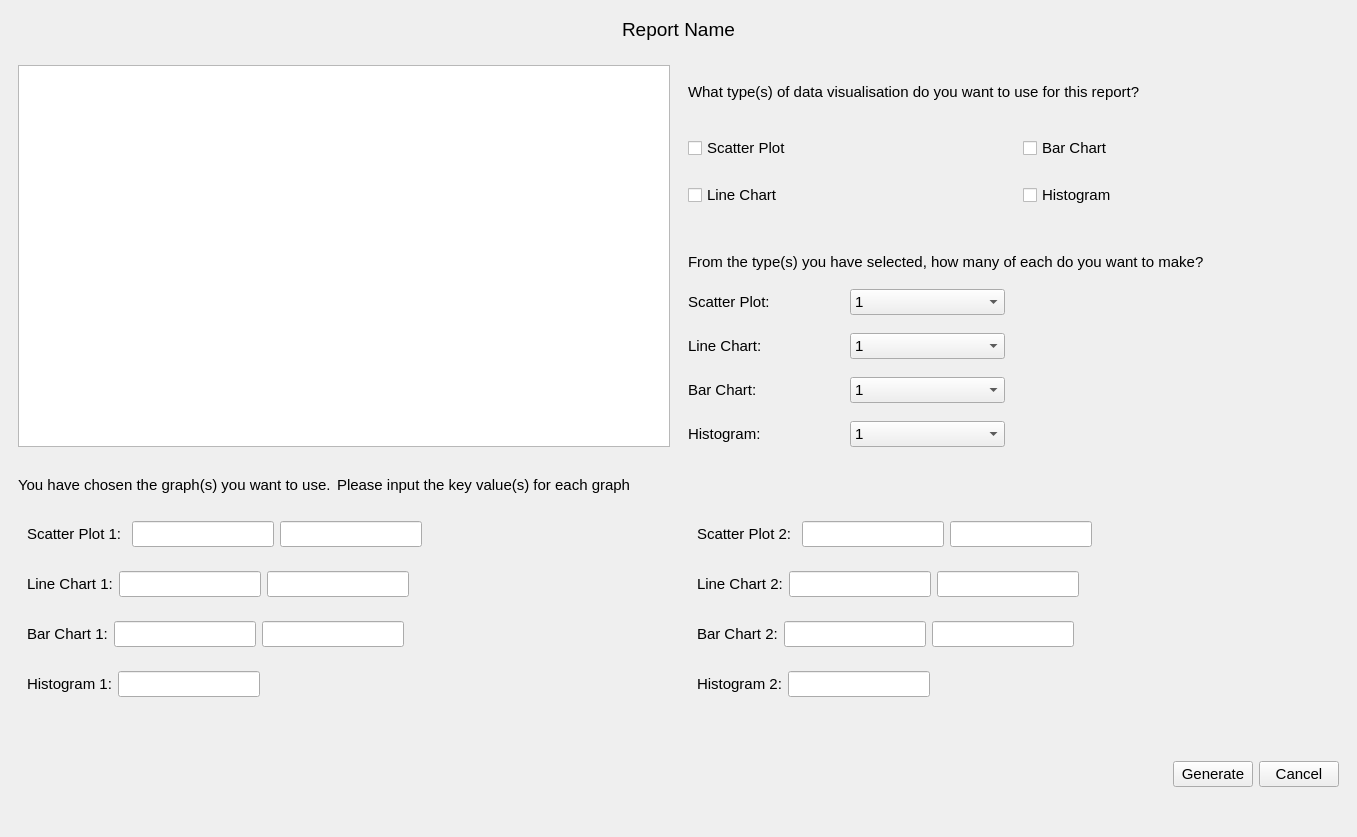
<?xml version="1.0" encoding="UTF-8"?>
<ui version="4.0">
 <class>ConstructReport</class>
 <widget class="QMainWindow" name="ConstructReport">
  <property name="geometry">
   <rect>
    <x>0</x>
    <y>0</y>
    <width>1357</width>
    <height>837</height>
   </rect>
  </property>
  <property name="windowTitle">
   <string>MainWindow</string>
  </property>
  <widget class="QWidget" name="centralwidget">
   <layout class="QVBoxLayout" name="verticalLayout">
    <item alignment="Qt::AlignHCenter|Qt::AlignTop">
     <widget class="QWidget" name="widget" native="true">
      <property name="font">
       <font>
        <pointsize>14</pointsize>
       </font>
      </property>
      <layout class="QVBoxLayout" name="verticalLayout_2">
       <item>
        <widget class="QLabel" name="report_name_label">
         <property name="text">
          <string>Report Name</string>
         </property>
        </widget>
       </item>
      </layout>
     </widget>
    </item>
    <item>
     <widget class="QWidget" name="widget_2" native="true">
      <property name="sizePolicy">
       <sizepolicy hsizetype="Preferred" vsizetype="Expanding">
        <horstretch>0</horstretch>
        <verstretch>0</verstretch>
       </sizepolicy>
      </property>
      <layout class="QVBoxLayout" name="verticalLayout_3">
       <property name="spacing">
        <number>0</number>
       </property>
       <property name="leftMargin">
        <number>0</number>
       </property>
       <property name="topMargin">
        <number>0</number>
       </property>
       <property name="rightMargin">
        <number>0</number>
       </property>
       <property name="bottomMargin">
        <number>0</number>
       </property>
       <item>
        <widget class="QWidget" name="widget_4" native="true">
         <property name="minimumSize">
          <size>
           <width>0</width>
           <height>400</height>
          </size>
         </property>
         <layout class="QHBoxLayout" name="horizontalLayout_2">
          <property name="spacing">
           <number>0</number>
          </property>
          <property name="leftMargin">
           <number>0</number>
          </property>
          <property name="topMargin">
           <number>0</number>
          </property>
          <property name="rightMargin">
           <number>0</number>
          </property>
          <property name="bottomMargin">
           <number>0</number>
          </property>
          <item>
           <widget class="QWidget" name="widget_6" native="true">
            <layout class="QVBoxLayout" name="verticalLayout_4">
             <item>
              <widget class="QTableWidget" name="table_show_report">
               <property name="sizePolicy">
                <sizepolicy hsizetype="Preferred" vsizetype="Preferred">
                 <horstretch>0</horstretch>
                 <verstretch>0</verstretch>
                </sizepolicy>
               </property>
              </widget>
             </item>
            </layout>
           </widget>
          </item>
          <item>
           <widget class="QWidget" name="widget_7" native="true">
            <property name="font">
             <font>
              <pointsize>11</pointsize>
             </font>
            </property>
            <layout class="QVBoxLayout" name="verticalLayout_5">
             <property name="spacing">
              <number>0</number>
             </property>
             <property name="leftMargin">
              <number>0</number>
             </property>
             <property name="rightMargin">
              <number>0</number>
             </property>
             <property name="bottomMargin">
              <number>0</number>
             </property>
             <item>
              <widget class="QWidget" name="widget_8" native="true">
               <layout class="QVBoxLayout" name="verticalLayout_6">
                <property name="spacing">
                 <number>0</number>
                </property>
                <property name="leftMargin">
                 <number>0</number>
                </property>
                <property name="rightMargin">
                 <number>0</number>
                </property>
                <property name="bottomMargin">
                 <number>0</number>
                </property>
                <item alignment="Qt::AlignTop">
                 <widget class="QWidget" name="widget_13" native="true">
                  <layout class="QVBoxLayout" name="verticalLayout_9">
                   <item>
                    <widget class="QLabel" name="label_2">
                     <property name="text">
                      <string>What type(s) of data visualisation do you want to use for this report?</string>
                     </property>
                    </widget>
                   </item>
                  </layout>
                 </widget>
                </item>
                <item>
                 <widget class="QWidget" name="widget_10" native="true">
                  <property name="sizePolicy">
                   <sizepolicy hsizetype="Preferred" vsizetype="MinimumExpanding">
                    <horstretch>0</horstretch>
                    <verstretch>0</verstretch>
                   </sizepolicy>
                  </property>
                  <layout class="QHBoxLayout" name="horizontalLayout_3">
                   <property name="spacing">
                    <number>0</number>
                   </property>
                   <property name="leftMargin">
                    <number>0</number>
                   </property>
                   <property name="topMargin">
                    <number>0</number>
                   </property>
                   <property name="rightMargin">
                    <number>0</number>
                   </property>
                   <property name="bottomMargin">
                    <number>0</number>
                   </property>
                   <item>
                    <widget class="QWidget" name="widget_11" native="true">
                     <layout class="QVBoxLayout" name="verticalLayout_7">
                      <item>
                       <widget class="QCheckBox" name="scatterCB">
                        <property name="text">
                         <string>Scatter Plot</string>
                        </property>
                       </widget>
                      </item>
                      <item>
                       <widget class="QCheckBox" name="lineChartCB">
                        <property name="text">
                         <string>Line Chart</string>
                        </property>
                       </widget>
                      </item>
                     </layout>
                    </widget>
                   </item>
                   <item>
                    <widget class="QWidget" name="widget_12" native="true">
                     <layout class="QVBoxLayout" name="verticalLayout_8">
                      <item>
                       <widget class="QCheckBox" name="barChartCB">
                        <property name="text">
                         <string>Bar Chart</string>
                        </property>
                       </widget>
                      </item>
                      <item>
                       <widget class="QCheckBox" name="histogramCB">
                        <property name="text">
                         <string>Histogram</string>
                        </property>
                       </widget>
                      </item>
                     </layout>
                    </widget>
                   </item>
                  </layout>
                 </widget>
                </item>
               </layout>
              </widget>
             </item>
             <item>
              <widget class="QWidget" name="widget_9" native="true">
               <property name="sizePolicy">
                <sizepolicy hsizetype="Preferred" vsizetype="MinimumExpanding">
                 <horstretch>0</horstretch>
                 <verstretch>0</verstretch>
                </sizepolicy>
               </property>
               <layout class="QVBoxLayout" name="verticalLayout_10">
                <property name="spacing">
                 <number>0</number>
                </property>
                <property name="leftMargin">
                 <number>0</number>
                </property>
                <property name="rightMargin">
                 <number>0</number>
                </property>
                <property name="bottomMargin">
                 <number>0</number>
                </property>
                <item>
                 <widget class="QWidget" name="widget_20" native="true">
                  <layout class="QVBoxLayout" name="verticalLayout_14">
                   <item>
                    <widget class="QLabel" name="label_7">
                     <property name="text">
                      <string>From the type(s) you have selected, how many of each do you want to make?</string>
                     </property>
                    </widget>
                   </item>
                  </layout>
                 </widget>
                </item>
                <item>
                 <widget class="QWidget" name="widget_32" native="true">
                  <layout class="QHBoxLayout" name="horizontalLayout_14">
                   <property name="spacing">
                    <number>0</number>
                   </property>
                   <property name="leftMargin">
                    <number>0</number>
                   </property>
                   <property name="topMargin">
                    <number>0</number>
                   </property>
                   <property name="rightMargin">
                    <number>0</number>
                   </property>
                   <property name="bottomMargin">
                    <number>0</number>
                   </property>
                   <item>
                    <widget class="QWidget" name="widget_33" native="true">
                     <layout class="QVBoxLayout" name="verticalLayout_20">
                      <property name="spacing">
                       <number>0</number>
                      </property>
                      <property name="leftMargin">
                       <number>0</number>
                      </property>
                      <property name="topMargin">
                       <number>0</number>
                      </property>
                      <property name="rightMargin">
                       <number>0</number>
                      </property>
                      <property name="bottomMargin">
                       <number>0</number>
                      </property>
                      <item>
                       <widget class="QWidget" name="scatterQWidget" native="true">
                        <layout class="QHBoxLayout" name="horizontalLayout_15">
                         <item>
                          <widget class="QLabel" name="label_14">
                           <property name="text">
                            <string>Scatter Plot: </string>
                           </property>
                          </widget>
                         </item>
                         <item>
                          <widget class="QComboBox" name="scatterQ">
                           <item>
                            <property name="text">
                             <string>1</string>
                            </property>
                           </item>
                           <item>
                            <property name="text">
                             <string>2</string>
                            </property>
                           </item>
                          </widget>
                         </item>
                        </layout>
                       </widget>
                      </item>
                      <item>
                       <widget class="QWidget" name="lineQWidget" native="true">
                        <layout class="QHBoxLayout" name="horizontalLayout_11">
                         <item>
                          <widget class="QLabel" name="label_11">
                           <property name="text">
                            <string>Line Chart:</string>
                           </property>
                          </widget>
                         </item>
                         <item>
                          <widget class="QComboBox" name="lineChartQ">
                           <item>
                            <property name="text">
                             <string>1</string>
                            </property>
                           </item>
                           <item>
                            <property name="text">
                             <string>2</string>
                            </property>
                           </item>
                          </widget>
                         </item>
                        </layout>
                       </widget>
                      </item>
                      <item>
                       <widget class="QWidget" name="barQWidget" native="true">
                        <layout class="QHBoxLayout" name="horizontalLayout_13">
                         <item>
                          <widget class="QLabel" name="label_13">
                           <property name="text">
                            <string>Bar Chart:</string>
                           </property>
                          </widget>
                         </item>
                         <item>
                          <widget class="QComboBox" name="barChartQ">
                           <item>
                            <property name="text">
                             <string>1</string>
                            </property>
                           </item>
                           <item>
                            <property name="text">
                             <string>2</string>
                            </property>
                           </item>
                          </widget>
                         </item>
                        </layout>
                       </widget>
                      </item>
                      <item>
                       <widget class="QWidget" name="histogramQWidget" native="true">
                        <layout class="QHBoxLayout" name="horizontalLayout_12">
                         <item>
                          <widget class="QLabel" name="label_12">
                           <property name="text">
                            <string>Histogram:</string>
                           </property>
                          </widget>
                         </item>
                         <item>
                          <widget class="QComboBox" name="histogramQ">
                           <item>
                            <property name="text">
                             <string>1</string>
                            </property>
                           </item>
                           <item>
                            <property name="text">
                             <string>2</string>
                            </property>
                           </item>
                          </widget>
                         </item>
                        </layout>
                       </widget>
                      </item>
                     </layout>
                    </widget>
                   </item>
                   <item>
                    <widget class="QWidget" name="widget_34" native="true">
                     <layout class="QVBoxLayout" name="verticalLayout_21"/>
                    </widget>
                   </item>
                  </layout>
                 </widget>
                </item>
               </layout>
              </widget>
             </item>
            </layout>
           </widget>
          </item>
         </layout>
        </widget>
       </item>
       <item>
        <widget class="QWidget" name="widget_5" native="true">
         <layout class="QVBoxLayout" name="verticalLayout_11">
          <property name="spacing">
           <number>0</number>
          </property>
          <property name="leftMargin">
           <number>0</number>
          </property>
          <property name="topMargin">
           <number>11</number>
          </property>
          <property name="rightMargin">
           <number>0</number>
          </property>
          <property name="bottomMargin">
           <number>0</number>
          </property>
          <item alignment="Qt::AlignLeft|Qt::AlignTop">
           <widget class="QWidget" name="widget_14" native="true">
            <property name="font">
             <font>
              <pointsize>11</pointsize>
             </font>
            </property>
            <layout class="QHBoxLayout" name="horizontalLayout_5">
             <item>
              <widget class="QLabel" name="label_3">
               <property name="text">
                <string>You have chosen the graph(s) you want to use.</string>
               </property>
              </widget>
             </item>
             <item>
              <widget class="QLabel" name="label_4">
               <property name="text">
                <string>Please input the key value(s) for each graph</string>
               </property>
              </widget>
             </item>
            </layout>
           </widget>
          </item>
          <item>
           <widget class="QWidget" name="widget_15" native="true">
            <property name="sizePolicy">
             <sizepolicy hsizetype="Preferred" vsizetype="Expanding">
              <horstretch>0</horstretch>
              <verstretch>0</verstretch>
             </sizepolicy>
            </property>
            <property name="font">
             <font>
              <pointsize>11</pointsize>
             </font>
            </property>
            <layout class="QHBoxLayout" name="horizontalLayout_4">
             <property name="spacing">
              <number>0</number>
             </property>
             <property name="leftMargin">
              <number>0</number>
             </property>
             <property name="topMargin">
              <number>0</number>
             </property>
             <property name="rightMargin">
              <number>0</number>
             </property>
             <property name="bottomMargin">
              <number>0</number>
             </property>
             <item>
              <widget class="QWidget" name="keyValueWidget1" native="true">
               <layout class="QVBoxLayout" name="verticalLayout_12">
                <item alignment="Qt::AlignLeft">
                 <widget class="QWidget" name="scatterWidget1" native="true">
                  <layout class="QHBoxLayout" name="horizontalLayout_6">
                   <item>
                    <widget class="QLabel" name="label_5">
                     <property name="text">
                      <string>Scatter Plot 1: </string>
                     </property>
                    </widget>
                   </item>
                   <item>
                    <widget class="QLineEdit" name="scatter_x_1">
                     <property name="sizePolicy">
                      <sizepolicy hsizetype="Preferred" vsizetype="Fixed">
                       <horstretch>0</horstretch>
                       <verstretch>0</verstretch>
                      </sizepolicy>
                     </property>
                    </widget>
                   </item>
                   <item>
                    <widget class="QLineEdit" name="scatter_y_1">
                     <property name="sizePolicy">
                      <sizepolicy hsizetype="Preferred" vsizetype="Fixed">
                       <horstretch>0</horstretch>
                       <verstretch>0</verstretch>
                      </sizepolicy>
                     </property>
                    </widget>
                   </item>
                  </layout>
                 </widget>
                </item>
                <item alignment="Qt::AlignLeft">
                 <widget class="QWidget" name="lineWidget1" native="true">
                  <layout class="QHBoxLayout" name="horizontalLayout_7">
                   <item>
                    <widget class="QLabel" name="label_6">
                     <property name="text">
                      <string>Line Chart 1:</string>
                     </property>
                    </widget>
                   </item>
                   <item>
                    <widget class="QLineEdit" name="line_x_1">
                     <property name="sizePolicy">
                      <sizepolicy hsizetype="Preferred" vsizetype="Fixed">
                       <horstretch>0</horstretch>
                       <verstretch>0</verstretch>
                      </sizepolicy>
                     </property>
                    </widget>
                   </item>
                   <item>
                    <widget class="QLineEdit" name="line_y_1">
                     <property name="sizePolicy">
                      <sizepolicy hsizetype="Preferred" vsizetype="Fixed">
                       <horstretch>0</horstretch>
                       <verstretch>0</verstretch>
                      </sizepolicy>
                     </property>
                    </widget>
                   </item>
                  </layout>
                 </widget>
                </item>
                <item alignment="Qt::AlignLeft">
                 <widget class="QWidget" name="barWidget1" native="true">
                  <layout class="QHBoxLayout" name="horizontalLayout_9">
                   <item>
                    <widget class="QLabel" name="label_8">
                     <property name="text">
                      <string>Bar Chart 1:</string>
                     </property>
                    </widget>
                   </item>
                   <item>
                    <widget class="QLineEdit" name="bar_x_1">
                     <property name="sizePolicy">
                      <sizepolicy hsizetype="Preferred" vsizetype="Fixed">
                       <horstretch>0</horstretch>
                       <verstretch>0</verstretch>
                      </sizepolicy>
                     </property>
                    </widget>
                   </item>
                   <item>
                    <widget class="QLineEdit" name="bar_y_1">
                     <property name="sizePolicy">
                      <sizepolicy hsizetype="Preferred" vsizetype="Fixed">
                       <horstretch>0</horstretch>
                       <verstretch>0</verstretch>
                      </sizepolicy>
                     </property>
                    </widget>
                   </item>
                  </layout>
                 </widget>
                </item>
                <item alignment="Qt::AlignLeft">
                 <widget class="QWidget" name="histogramWidget1" native="true">
                  <layout class="QHBoxLayout" name="horizontalLayout_10">
                   <item>
                    <widget class="QLabel" name="label_9">
                     <property name="text">
                      <string>Histogram 1:</string>
                     </property>
                    </widget>
                   </item>
                   <item>
                    <widget class="QLineEdit" name="histo_value1">
                     <property name="sizePolicy">
                      <sizepolicy hsizetype="Preferred" vsizetype="Fixed">
                       <horstretch>0</horstretch>
                       <verstretch>0</verstretch>
                      </sizepolicy>
                     </property>
                    </widget>
                   </item>
                  </layout>
                 </widget>
                </item>
               </layout>
              </widget>
             </item>
             <item>
              <widget class="QWidget" name="keyValueWidget2" native="true">
               <layout class="QVBoxLayout" name="verticalLayout_13">
                <item alignment="Qt::AlignLeft">
                 <widget class="QWidget" name="scatterWidget2" native="true">
                  <layout class="QHBoxLayout" name="horizontalLayout_17">
                   <item>
                    <widget class="QLabel" name="label_16">
                     <property name="text">
                      <string>Scatter Plot 2: </string>
                     </property>
                    </widget>
                   </item>
                   <item>
                    <widget class="QLineEdit" name="scatter_x_2">
                     <property name="sizePolicy">
                      <sizepolicy hsizetype="Preferred" vsizetype="Fixed">
                       <horstretch>0</horstretch>
                       <verstretch>0</verstretch>
                      </sizepolicy>
                     </property>
                    </widget>
                   </item>
                   <item>
                    <widget class="QLineEdit" name="scatter_y_2">
                     <property name="sizePolicy">
                      <sizepolicy hsizetype="Preferred" vsizetype="Fixed">
                       <horstretch>0</horstretch>
                       <verstretch>0</verstretch>
                      </sizepolicy>
                     </property>
                    </widget>
                   </item>
                  </layout>
                 </widget>
                </item>
                <item alignment="Qt::AlignLeft">
                 <widget class="QWidget" name="lineWidget2" native="true">
                  <layout class="QHBoxLayout" name="horizontalLayout_18">
                   <item>
                    <widget class="QLabel" name="label_17">
                     <property name="text">
                      <string>Line Chart 2:</string>
                     </property>
                    </widget>
                   </item>
                   <item>
                    <widget class="QLineEdit" name="line_x_2">
                     <property name="sizePolicy">
                      <sizepolicy hsizetype="Preferred" vsizetype="Fixed">
                       <horstretch>0</horstretch>
                       <verstretch>0</verstretch>
                      </sizepolicy>
                     </property>
                    </widget>
                   </item>
                   <item>
                    <widget class="QLineEdit" name="line_y_2">
                     <property name="sizePolicy">
                      <sizepolicy hsizetype="Preferred" vsizetype="Fixed">
                       <horstretch>0</horstretch>
                       <verstretch>0</verstretch>
                      </sizepolicy>
                     </property>
                    </widget>
                   </item>
                  </layout>
                 </widget>
                </item>
                <item alignment="Qt::AlignLeft">
                 <widget class="QWidget" name="barWidget2" native="true">
                  <layout class="QHBoxLayout" name="horizontalLayout_19">
                   <item>
                    <widget class="QLabel" name="label_18">
                     <property name="text">
                      <string>Bar Chart 2:</string>
                     </property>
                    </widget>
                   </item>
                   <item>
                    <widget class="QLineEdit" name="bar_x_2">
                     <property name="sizePolicy">
                      <sizepolicy hsizetype="Preferred" vsizetype="Fixed">
                       <horstretch>0</horstretch>
                       <verstretch>0</verstretch>
                      </sizepolicy>
                     </property>
                    </widget>
                   </item>
                   <item>
                    <widget class="QLineEdit" name="bar_y_2">
                     <property name="sizePolicy">
                      <sizepolicy hsizetype="Preferred" vsizetype="Fixed">
                       <horstretch>0</horstretch>
                       <verstretch>0</verstretch>
                      </sizepolicy>
                     </property>
                    </widget>
                   </item>
                  </layout>
                 </widget>
                </item>
                <item alignment="Qt::AlignLeft">
                 <widget class="QWidget" name="histogramWidget2" native="true">
                  <layout class="QHBoxLayout" name="horizontalLayout_20">
                   <item>
                    <widget class="QLabel" name="label_19">
                     <property name="text">
                      <string>Histogram 2:</string>
                     </property>
                    </widget>
                   </item>
                   <item>
                    <widget class="QLineEdit" name="histo_value2">
                     <property name="sizePolicy">
                      <sizepolicy hsizetype="Preferred" vsizetype="Fixed">
                       <horstretch>0</horstretch>
                       <verstretch>0</verstretch>
                      </sizepolicy>
                     </property>
                    </widget>
                   </item>
                  </layout>
                 </widget>
                </item>
               </layout>
              </widget>
             </item>
            </layout>
           </widget>
          </item>
         </layout>
        </widget>
       </item>
      </layout>
     </widget>
    </item>
    <item alignment="Qt::AlignRight">
     <widget class="QWidget" name="widget_3" native="true">
      <property name="sizePolicy">
       <sizepolicy hsizetype="Preferred" vsizetype="Expanding">
        <horstretch>0</horstretch>
        <verstretch>0</verstretch>
       </sizepolicy>
      </property>
      <property name="font">
       <font>
        <pointsize>11</pointsize>
       </font>
      </property>
      <layout class="QHBoxLayout" name="horizontalLayout">
       <item>
        <widget class="QPushButton" name="generateReport">
         <property name="text">
          <string>Generate</string>
         </property>
        </widget>
       </item>
       <item>
        <widget class="QPushButton" name="cancel">
         <property name="text">
          <string>Cancel</string>
         </property>
        </widget>
       </item>
      </layout>
     </widget>
    </item>
   </layout>
  </widget>
 </widget>
 <resources/>
 <connections/>
</ui>
